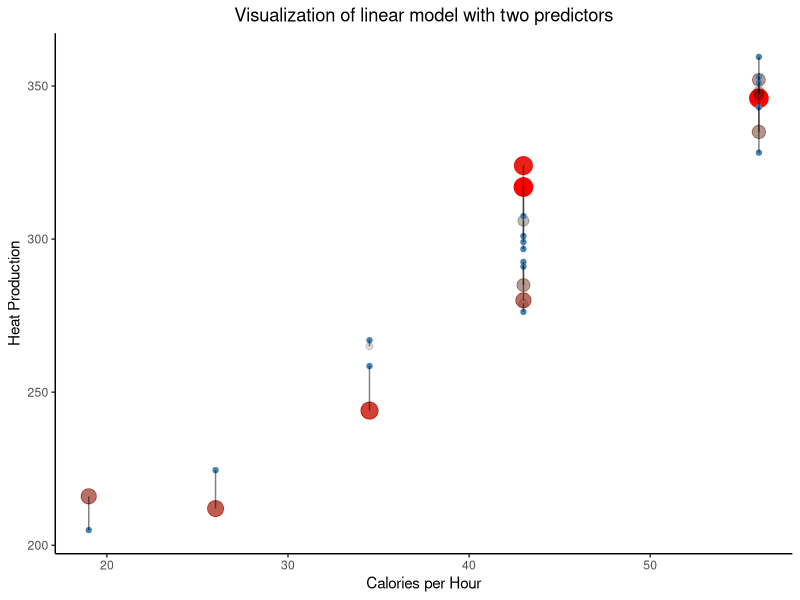
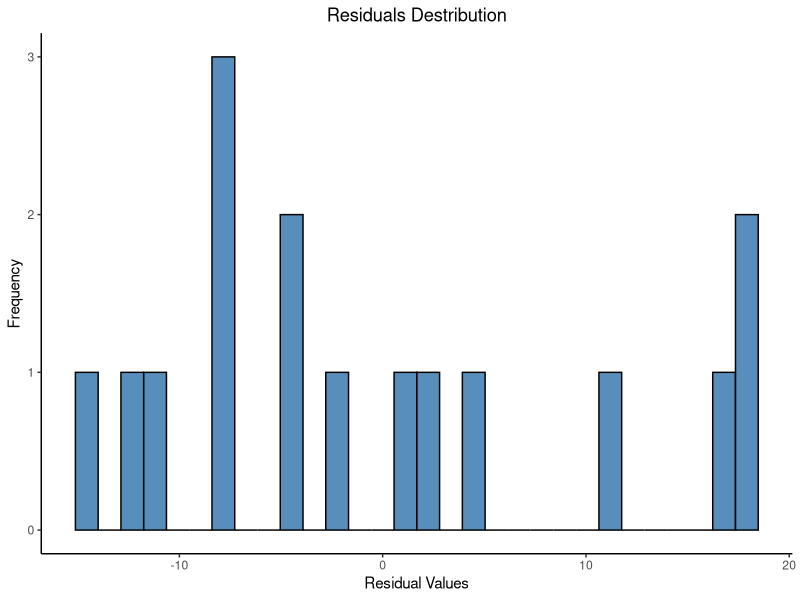
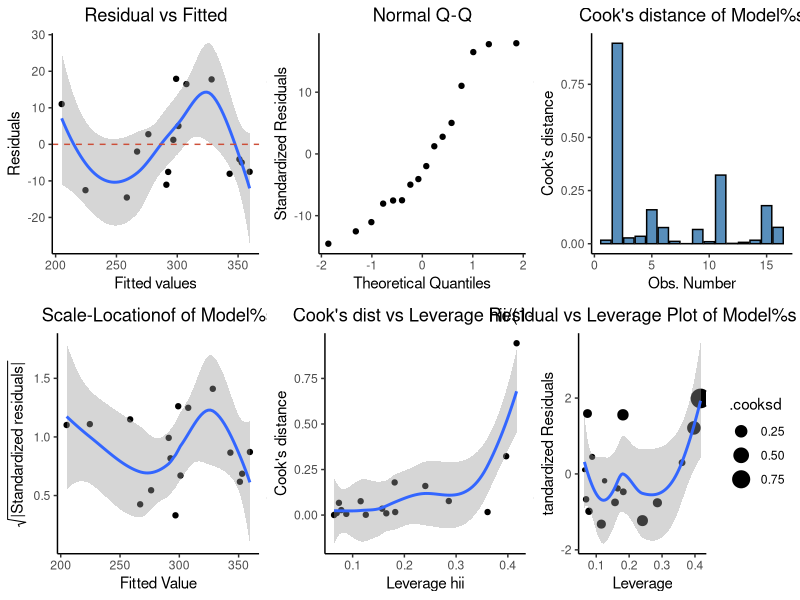

The R script that drew these images, in order:
library(tidyverse)
library(gridExtra)

dataframe <- read.table('./muscle-incomplete.txt', header = TRUE)
dataframe <- na.omit(dataframe)		# Omiting NAs to carry out complete case analysis

# Exploring the results of linear regression in case of complete analysis
fit <- lm(calories ~ calhour, data = dataframe)
fit1 <- lm(calories ~ calhour + weight, data = dataframe)

list(model = summary(fit), model1 = summary(fit1))	# Adding weight as second predictor slightly improve R-squared
list(model = anova(fit), model1 = anova(fit1))
list(model = AIC(fit), model1 = AIC(fit1))	# Model with smaller AIC score is preferrable

dataframe$predicted1 <- predict(fit1)
dataframe$residuals1 <- residuals(fit1)

# Diagnosis plots
model.plot <- function(df, model, pred) {

	plot <- ggplot(df, aes(x = calhour, y = calories)) +
		geom_point(aes(alpha = abs(model$residuals), color = abs(model$residuals), size = abs(model$residuals))) +	# Plot actual values
		scale_color_continuous(low = 'black', high = 'red') +
		geom_point(aes(y = pred), col = 'steelblue') +	# Plot values predicted by first model
		geom_segment(aes(xend = calhour, yend = pred), alpha = 0.5) +
		labs(x = 'Calories per Hour', y = 'Heat Production',
			 title = 'Visualization of linear model with two predictors') +
		# TODO: Cannot add legend
		scale_fill_manual(name = ' ', values = c('steelblue', 'tomato3'), labels = c('Predicted', 'Actual')) +
		guides(alpha = FALSE, color = FALSE, size = FALSE) +
		theme_classic() +
		theme(plot.title = element_text(hjust = 0.5))

	return(plot)
}

model.plot(dataframe, fit1, dataframe$predicted1)

plotResiduals <- function(model) {

	plot <- ggplot(model, aes(x = model$residuals)) +
		geom_histogram(fill = 'steelblue', color = 'black', alpha = 0.9) +
		labs(x = 'Residual Values', y = 'Frequency', title = 'Residuals Destribution') +
		theme_classic() +
		theme(plot.title = element_text(hjust = 0.5))

	return(plot)
}

plotResiduals(fit1)

residualsVsFitted <- function(model) {

	plot <- ggplot(model, aes(.fitted, .resid)) +
		geom_point() +
		stat_smooth(method = "loess") +
		geom_hline(yintercept = 0, col = "tomato3", linetype = 'dashed') +
		labs(x = 'Fitted values', y = 'Residuals', title = 'Residual vs Fitted') +
		theme_classic() +
		theme(plot.title = element_text(hjust = 0.5))

	return(plot)
}

qqplot <- function(model) {

	# TODO: qqnorm produces extra plot
	resultQQ <- qqnorm(model$residuals)

	plot <- ggplot(model, aes(x = resultQQ$x, y = resultQQ$y)) +
		geom_point() +
		labs(x = 'Theoretical Quantiles', y = 'Standardized Residuals', title = 'Normal Q-Q') +
		theme_classic() +
		theme(plot.title = element_text(hjust = 0.5))

	return(plot)
}

scaleLocation <- function(model) {

	plot <- ggplot(model, aes(.fitted, sqrt(abs(.stdresid)))) +
		geom_point() +
		stat_smooth(method = "loess") +
		labs(x = 'Fitted Value', y = expression(sqrt("|Standardized residuals|")),
			 title = 'Scale-Locationof of Model%s') +
		theme_classic() +
		theme(plot.title = element_text(hjust = 0.5))

	return(plot)
}

cooks <- function(model) {

	plot <- ggplot(model, aes(seq_along(.cooksd), .cooksd)) +
		geom_bar(stat = "identity", position = "identity", fill = 'steelblue', color = 'black', alpha = 0.9) +
    	labs(x = "Obs. Number", y = "Cook's distance", title = "Cook's distance of Model%s") +
		theme_classic() +
		theme(plot.title = element_text(hjust = 0.5))

	return(plot)
}

residualssVsLavarage <- function(model, number = "") {

	plot <- ggplot(model, aes(.hat, .stdresid)) +
		geom_point(aes(size = .cooksd)) +
		stat_smooth(method = "loess") +
		labs(x = "Leverage", y = "tandardized Residuals",
			 title = "Residual vs Leverage Plot of Model%s") +
		theme_classic() +
		theme(plot.title = element_text(hjust = 0.5))

	return(plot)
}

cooksVsLavarage <- function(model, number = "") {

	plot <- ggplot(model, aes(.hat, .cooksd)) +
		geom_point()+
		stat_smooth(method = "loess") +
		labs(x = "Leverage hii", y = "Cook's distance",
			 title = "Cook's dist vs Leverage hii/(1-hii)") +
		theme_classic() +
		theme(plot.title = element_text(hjust = 0.5))

	return(plot)
}

grid.arrange(residualsVsFitted(fit1),
			 qqplot(fit1),
			 cooks(fit1),
			 scaleLocation(fit1),
			 cooksVsLavarage(fit1),
			 residualssVsLavarage(fit1),
			 ncol = 3, nrow = 2)

